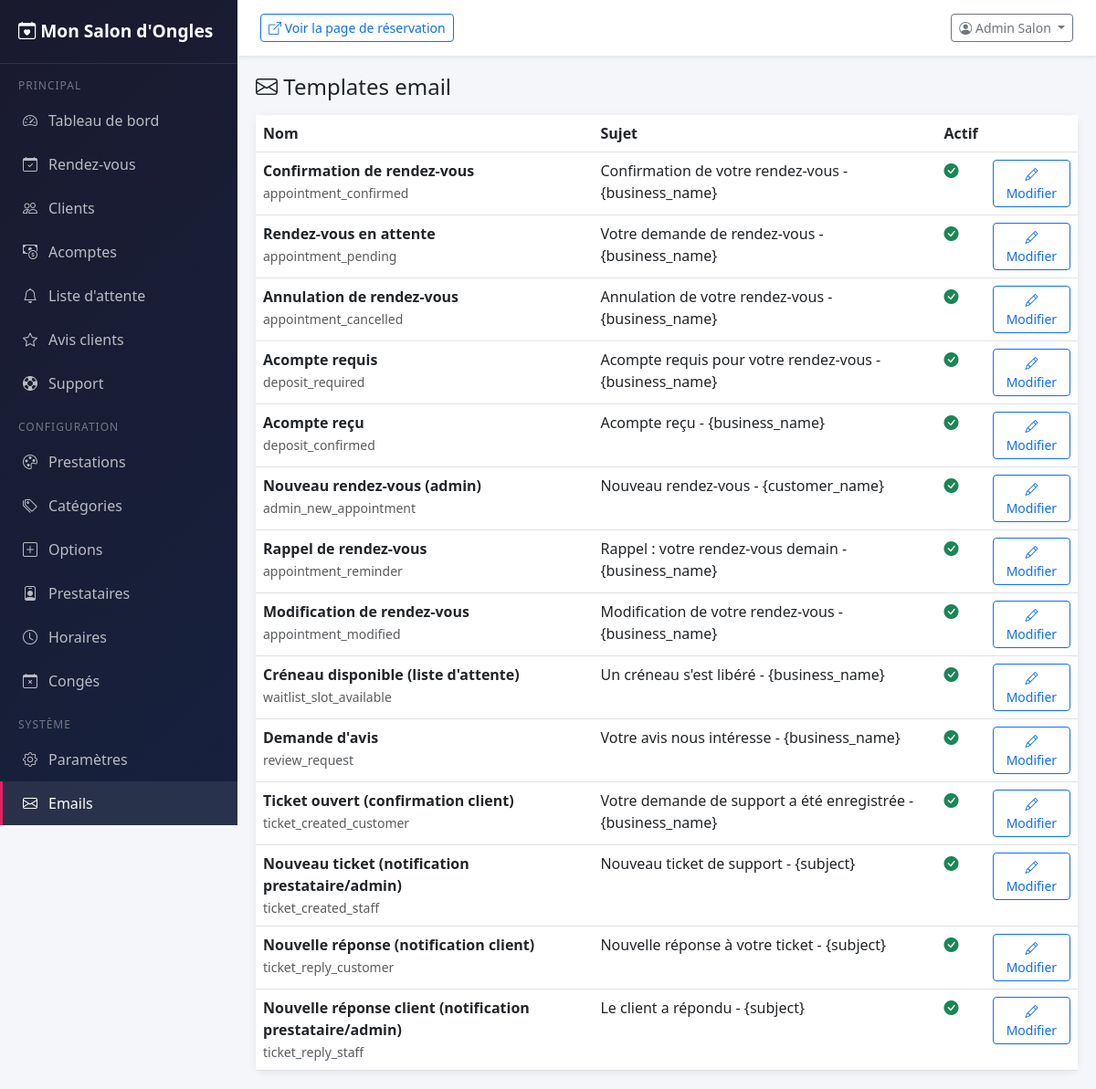
The app's page /admin/index.php?page=email-templates (signed in), older data.
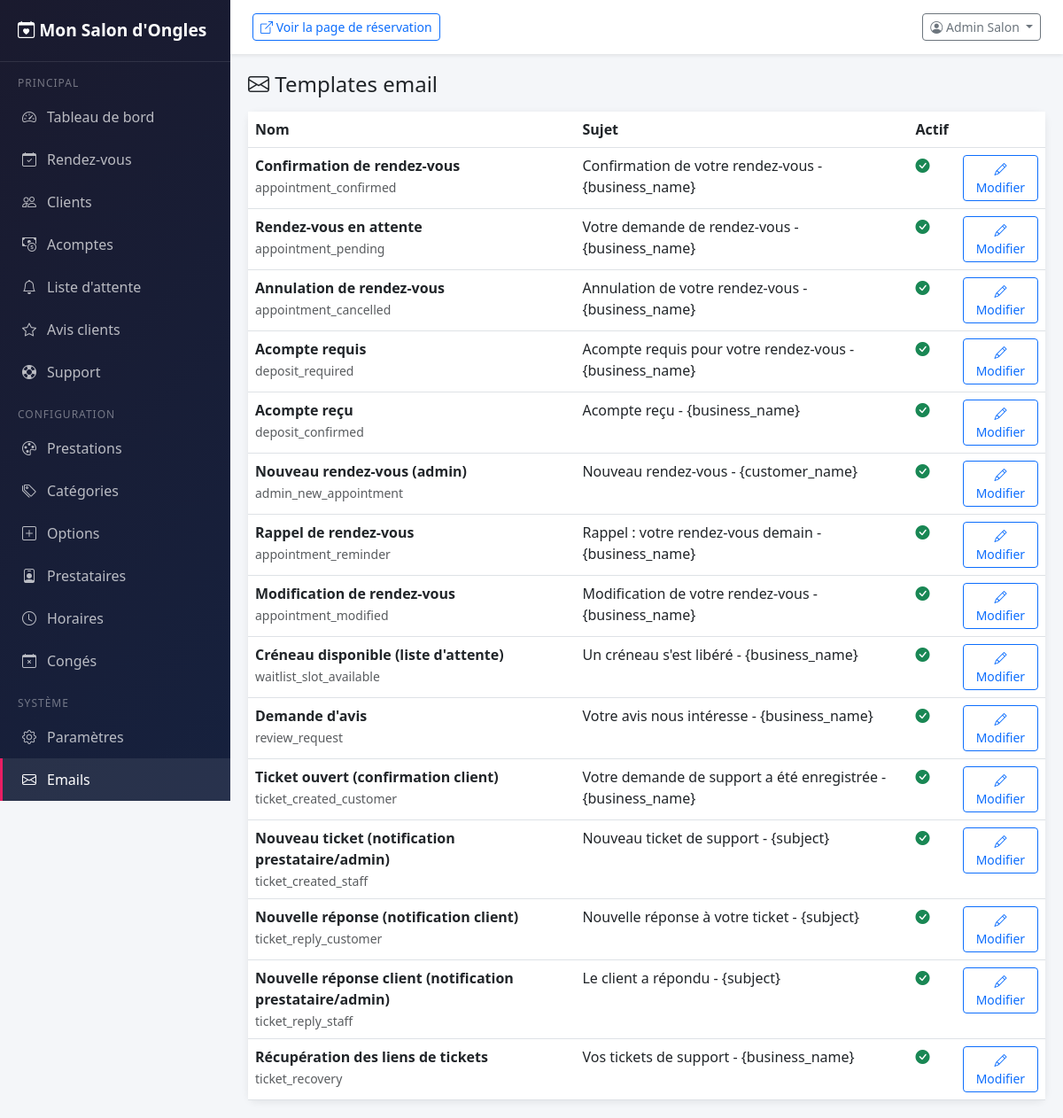
The same page, newer data.
### tables this page shows
CREATE TABLE IF NOT EXISTS `ab_email_templates` (
  `id` INT UNSIGNED AUTO_INCREMENT PRIMARY KEY,
  `slug` VARCHAR(100) NOT NULL UNIQUE,
  `name` VARCHAR(200) NOT NULL,
  `subject` VARCHAR(255) NOT NULL,
  `body` TEXT NOT NULL,
  `variables` TEXT COMMENT 'Variables disponibles (JSON)',
  `is_active` TINYINT(1) DEFAULT 1,
  `updated_at` DATETIME DEFAULT CURRENT_TIMESTAMP ON UPDATE CURRENT_TIMESTAMP
);

### admin/index.php (called while the page is built, shortened)
<?php
require_once __DIR__ . '/../core/App.php';
$page = $_GET['page'] ?? 'dashboard';
$pageFile = __DIR__ . '/pages/' . $page . '.php';
if (file_exists($pageFile)) {
    if ($page === 'login') {
        require $pageFile;
    } else {
        $pageContent = $page;
        require __DIR__ . '/layout.php';
    }
} else {
    http_response_code(404);
    echo 'Page non trouvée';
}

### core/Settings.php (called while the page is built, shortened)
<?php
class Settings {
    private static array $cache = [];
    private static bool $loaded = false;
    public static function loadAll(): void {
        if (self::$loaded) return;
        $db = Database::getInstance();
        $rows = $db->fetchAll("SELECT setting_key, setting_value FROM ab_settings");
        foreach ($rows as $row) {
            self::$cache[$row['setting_key']] = $row['setting_value'];
        }
        self::$loaded = true;
    }
    public static function get(string $key, string $default = ''): string {
        return self::$cache[$key] ?? $default;
    }
}

### core/App.php (called while the page is built, shortened)
<?php
require_once __DIR__ . '/Database.php';
require_once __DIR__ . '/Settings.php';
function ab_url(string $path = ''): string {
    static $baseUrl = null;
    if ($baseUrl === null) {
        if (defined('AB_BASE_URL') && AB_BASE_URL !== '' && AB_BASE_URL !== 'http://localhost/ABAppointments') {
            $baseUrl = rtrim(AB_BASE_URL, '/');
        } elseif (isset($_SERVER['HTTP_HOST'])) {
            $scheme = (!empty($_SERVER['HTTPS']) && $_SERVER['HTTPS'] !== 'off') ? 'https' : 'http';
            $scriptDir = dirname($_SERVER['SCRIPT_NAME']);
            if (preg_match('#/(public|admin|api)$#', $scriptDir)) {
                $scriptDir = dirname($scriptDir);
            }
            $baseUrl = $scheme . '://' . $_SERVER['HTTP_HOST'] . rtrim($scriptDir, '/');
        } else {
            $baseUrl = rtrim(AB_BASE_URL, '/');
        }
    }
    return $baseUrl . '/' . ltrim($path, '/');
}
function ab_escape(string $str): string {
    return htmlspecialchars($str, ENT_QUOTES, 'UTF-8');
}
function ab_setting(string $key, string $default = ''): string {
    return Settings::get($key, $default);
}

### core/Database.php (called while the page is built, shortened)
<?php
class Database {
    private static ?Database $instance = null;
    private PDO $pdo;
    private function __construct() {
        $dsn = 'mysql:host=' . AB_DB_HOST . ';dbname=' . AB_DB_NAME . ';charset=' . AB_DB_CHARSET;
        $this->pdo = new PDO($dsn, AB_DB_USER, AB_DB_PASS, [
            PDO::ATTR_ERRMODE => PDO::ERRMODE_EXCEPTION,
            PDO::ATTR_DEFAULT_FETCH_MODE => PDO::FETCH_ASSOC,
            PDO::ATTR_EMULATE_PREPARES => false,
        ]);
        $this->pdo->exec("SET time_zone = '+00:00'");
    }
    public static function getInstance(): self {
        if (self::$instance === null) {
            self::$instance = new self();
        }
        return self::$instance;
    }
    public function query(string $sql, array $params = []): PDOStatement {
        $stmt = $this->pdo->prepare($sql);
        $stmt->execute($params);
        return $stmt;
    }
    public function fetchAll(string $sql, array $params = []): array {
        return $this->query($sql, $params)->fetchAll();
    }
}

### admin/pages/email-templates.php (the view, shortened to what this page needs)
<?php
$db = Database::getInstance();
$templates = $db->fetchAll("SELECT * FROM ab_email_templates ORDER BY id");
$editTemplate = isset($_GET['edit']) ? $db->fetchOne("SELECT * FROM ab_email_templates WHERE id = ?", [(int)$_GET['edit']]) : null;
?>
<h4 class="mb-3"><i class="bi bi-envelope"></i> Templates email</h4>
<?php if ($editTemplate): ?>
<div class="card">
    <div class="card-header bg-white"><h5 class="mb-0">Modifier : <?= ab_escape($editTemplate['name']) ?></h5></div>
    <div class="card-body">
        <form method="POST">
            <?= Auth::csrfField() ?>
            <input type="hidden" name="id" value="<?= $editTemplate['id'] ?>">
            <div class="mb-3">
                <label class="form-label">Sujet</label>
                <input type="text" name="subject" class="form-control" value="<?= ab_escape($editTemplate['subject']) ?>">
            </div>
            <div class="mb-3">
                <label class="form-label">Corps du mail (HTML)</label>
                <textarea name="body" class="form-control" rows="15" style="font-family:monospace;font-size:13px;"><?= ab_escape($editTemplate['body']) ?></textarea>
            </div>
            <div class="mb-3">
                <label class="form-label">Variables disponibles :</label>
                <div class="d-flex flex-wrap gap-1">
                    <?php foreach (json_decode($editTemplate['variables'] ?? '[]', true) as $v): ?>
                    <code class="badge bg-light text-dark border">{<?= $v ?>}</code>
                    <?php endforeach; ?>
                </div>
            </div>
            <div class="form-check form-switch mb-3">
                <input type="checkbox" name="is_active" class="form-check-input" <?= $editTemplate['is_active'] ? 'checked' : '' ?>>
                <label class="form-check-label">Actif</label>
            </div>
            <button type="submit" class="btn btn-primary"><i class="bi bi-check"></i> Enregistrer</button>
            <a href="<?= ab_url('admin/index.php?page=email-templates') ?>" class="btn btn-outline-secondary">Annuler</a>
        </form>
    </div>
</div>
<?php else: ?>
<div class="card">
    <div class="table-responsive">
        <table class="table table-hover mb-0">
            <thead><tr><th>Nom</th><th>Sujet</th><th>Actif</th><th></th></tr></thead>
            <tbody>
            <?php foreach ($templates as $t): ?>
            <tr>
                <td><strong><?= ab_escape($t['name']) ?></strong><br><small class="text-muted"><?= $t['slug'] ?></small></td>
                <td><?= ab_escape($t['subject']) ?></td>
                <td><?= $t['is_active'] ? '<i class="bi bi-check-circle-fill text-success"></i>' : '<i class="bi bi-x-circle text-danger"></i>' ?></td>
                <td><a href="<?= ab_url('admin/index.php?page=email-templates&edit=' . $t['id']) ?>" class="btn btn-sm btn-outline-primary"><i class="bi bi-pencil"></i> Modifier</a></td>
            </tr>
            <?php endforeach; ?>
            </tbody>
        </table>
    </div>
</div>
<?php endif; ?>

### admin/layout.php (shortened to what this page needs)
<?php
$currentPage = $pageContent;
$userName = $_SESSION['user_name'] ?? 'Admin';
$isAdmin = Auth::isAdmin();
?>
<!DOCTYPE html>
<html lang="fr">
<head>
    <link href="https://cdn.jsdelivr.net/npm/bootstrap@5.3.0/dist/css/bootstrap.min.css" rel="stylesheet">
    <link href="https://cdn.jsdelivr.net/npm/bootstrap-icons@1.10.0/font/bootstrap-icons.css" rel="stylesheet">
    <link href="https://cdn.jsdelivr.net/npm/fullcalendar@6.1.8/index.global.min.css" rel="stylesheet">
</head>
<body>
    <div class="sidebar" id="sidebar">
        <div class="brand">
            <i class="bi bi-calendar-heart"></i> <?= ab_escape(ab_setting('business_name', 'ABAppointments')) ?>
        </div>
        <nav>
            <div class="nav-section">Principal</div>
            <a href="<?= ab_url('admin/index.php?page=dashboard') ?>" class="nav-link <?= $currentPage === 'dashboard' ? 'active' : '' ?>">
                <i class="bi bi-speedometer2"></i> Tableau de bord
            </a>
            <a href="<?= ab_url('admin/index.php?page=appointments') ?>" class="nav-link <?= $currentPage === 'appointments' ? 'active' : '' ?>">
                <i class="bi bi-calendar-check"></i> Rendez-vous
            </a>
            <a href="<?= ab_url('admin/index.php?page=customers') ?>" class="nav-link <?= $currentPage === 'customers' ? 'active' : '' ?>">
                <i class="bi bi-people"></i> Clients
            </a>
            <a href="<?= ab_url('admin/index.php?page=deposits') ?>" class="nav-link <?= $currentPage === 'deposits' ? 'active' : '' ?>">
                <i class="bi bi-cash-coin"></i> Acomptes
            </a>
            <a href="<?= ab_url('admin/index.php?page=waitlist') ?>" class="nav-link <?= $currentPage === 'waitlist' ? 'active' : '' ?>">
                <i class="bi bi-bell"></i> Liste d'attente
            </a>
            <a href="<?= ab_url('admin/index.php?page=reviews') ?>" class="nav-link <?= $currentPage === 'reviews' ? 'active' : '' ?>">
                <i class="bi bi-star"></i> Avis clients
            </a>
            <a href="<?= ab_url('admin/index.php?page=tickets') ?>" class="nav-link <?= $currentPage === 'tickets' ? 'active' : '' ?>">
                <i class="bi bi-life-preserver"></i> Support
            </a>
            <div class="nav-section">Configuration</div>
            <a href="<?= ab_url('admin/index.php?page=services') ?>" class="nav-link <?= $currentPage === 'services' ? 'active' : '' ?>">
                <i class="bi bi-palette"></i> Prestations
            </a>
            <a href="<?= ab_url('admin/index.php?page=categories') ?>" class="nav-link <?= $currentPage === 'categories' ? 'active' : '' ?>">
                <i class="bi bi-tags"></i> Catégories
            </a>
            <a href="<?= ab_url('admin/index.php?page=booking-options') ?>" class="nav-link <?= $currentPage === 'booking-options' ? 'active' : '' ?>">
                <i class="bi bi-plus-square"></i> Options
            </a>
            <?php if ($isAdmin): ?>
            <a href="<?= ab_url('admin/index.php?page=providers') ?>" class="nav-link <?= $currentPage === 'providers' ? 'active' : '' ?>">
                <i class="bi bi-person-badge"></i> Prestataires
            </a>
            <?php endif; ?>
            <a href="<?= ab_url('admin/index.php?page=working-hours') ?>" class="nav-link <?= $currentPage === 'working-hours' ? 'active' : '' ?>">
                <i class="bi bi-clock"></i> Horaires
            </a>
            <a href="<?= ab_url('admin/index.php?page=holidays') ?>" class="nav-link <?= $currentPage === 'holidays' ? 'active' : '' ?>">
                <i class="bi bi-calendar-x"></i> Congés
            </a>
            <?php if ($isAdmin): ?>
            <div class="nav-section">Système</div>
            <a href="<?= ab_url('admin/index.php?page=settings') ?>" class="nav-link <?= $currentPage === 'settings' ? 'active' : '' ?>">
                <i class="bi bi-gear"></i> Paramètres
            </a>
            <a href="<?= ab_url('admin/index.php?page=email-templates') ?>" class="nav-link <?= $currentPage === 'email-templates' ? 'active' : '' ?>">
                <i class="bi bi-envelope"></i> Emails
            </a>
            <?php endif; ?>
        </nav>
    </div>
    <div class="main-content">
        <div class="top-bar">
            <div>
                <a href="<?= ab_url('public/') ?>" target="_blank" class="btn btn-sm btn-outline-primary">
                    <i class="bi bi-box-arrow-up-right"></i> Voir la page de réservation
                </a>
            </div>
            <div class="dropdown">
                <button class="btn btn-sm btn-outline-secondary dropdown-toggle" data-bs-toggle="dropdown">
                    <i class="bi bi-person-circle"></i> <?= ab_escape($userName) ?>
                </button>
            </div>
        </div>
        <?php require __DIR__ . '/pages/' . $currentPage . '.php'; ?>
    </div>
</body>
</html>

Row changes from the older to the newer data that the page shows:
added ab_email_templates: name "Récupération des liens de tickets", slug "ticket_recovery", subject "Vos tickets de support - {business_name}", is_active 1 (drawn)
